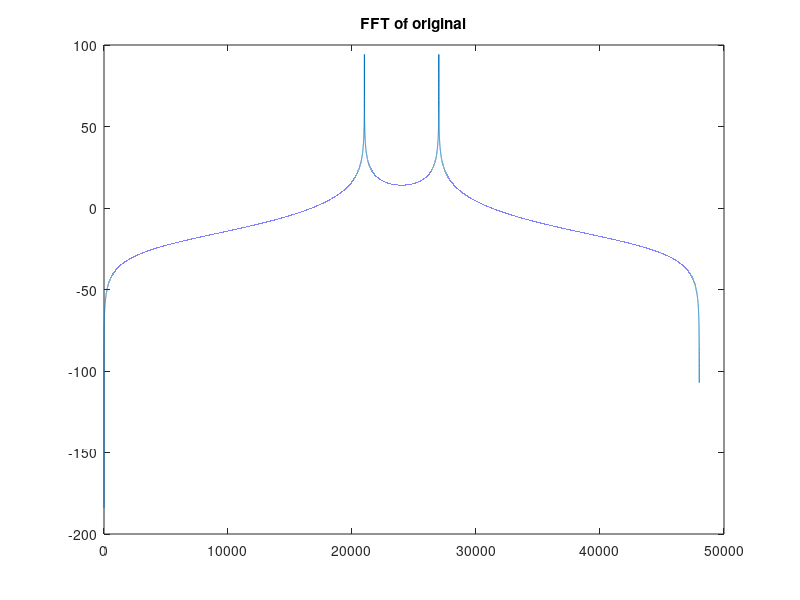

MATLAB code for this plot: (Note: this script raises an error after producing the figure.)
%Creating a signal
fc = 1 * 10^3;
fc1 = 21 * 10^3; %center frequency for NCO signal
fc2 = 22 * 10^3; 
fs = 48 * 10^3;
dt = 1 / fs;
t = 0:dt:3;
y = sin(2*pi*fc*t);
y1= sin(2*pi*fc1*t);
y2= sin(2*pi*fc2*t);
%y_new = 20*log10(y); %converting to dB scale
%time domain plotting
%figure(1);
%subplot(2,1,1);
%plot (t,y1);
%subplot(2,1,2);
%plot (t,y2);
%hearing sound
%soundsc(y,fs);
%plot in frequency domain
% fft_y1 = fft(y1);
% fft_y2 = fft(y2);
% bins = linspace(0,fs,length(y1)); %x value
% bins2 = linspace(0,fs,length(y2));
% figure(2);
% subplot(2,1,1);
% plot(bins,20*log10(abs(fft_y1)), 'm');
% xlabel('bins');
% ylabel('dB');
% subplot(2,1,2);
% plot(bins2,20*log10(abs(fft_y2)), 'c');
% xlabel('bins');
% ylabel('dB');

% Part 3
%y3_2 = y1 .* y2;
%figure(3);
%title('Time Domain');
%plot(t,y3);
%fft_y3 = fft(y3_2);
%bins3 = linspace(0,fs,length(y3));
%figure(4);
%title('Freq Domain');
%plot(bins3, 20*log10(abs(fft_y3)));
%soundsc(y3,fs);
%pause(5)
%y4 = filter(Num2,1,y3); %b = coefficients
%soundsc(y4,fs);

%plot(t,y4);
% fft_y4 = fft(y4);
% bins4 = linspace(0,fs,length(y4));
% plot(bins4, 20*log10(abs(fft_y4)));

%Fixed Point 21 kHz
soundsc(y1,fs);
pause(5);
figure(1);
y_fft = fft(y1);
 bins = linspace(0,fs,length(y1));
 
 plot(bins,20*log10(abs(y_fft)));
 title('FFT of original');
 y_fi = fi(y1,1,12,11); %12 is how many bits you 
 b = y_fi.data; %takes fixed point values from fix point object
 y_fi_fft = fft(b);
 bins_yfft = linspace(0,fs,length(y_fi_fft));
figure(2)
 
plot(bins_yfft,20*log10(abs(y_fi_fft)))
 title('FFT of FI');
soundsc(b,fs)


%22 KHz as input
%21 is NOC

%Fix point input signal
 y2_fi = fi(y2,1,12,11);
 y1_fi = fi(y1,1,12,11);
 y3_fi = y2_fi .* y1_fi;
 y3_fi_data = y3_fi.data;
 fft_y3 = fft(y3_fi_data);
 bins = linspace(0,fs,length(fft_y3));
 figure(1)
 plot(bins, 20*log10(abs(fft_y3)));
 title('Before Filtering');
 y4 = filter(Num,1,y3_fi_data); %b = coefficients %11 fractional, %16 word length
 fft_y4 = fft(y4);
 bins4 = linspace(0,fs,length(y4));
 figure(2)
 plot(bins4, 20*log10(abs(fft_y4)));
 title('After Filtering');
%soundsc(y3_fi_data, fs);